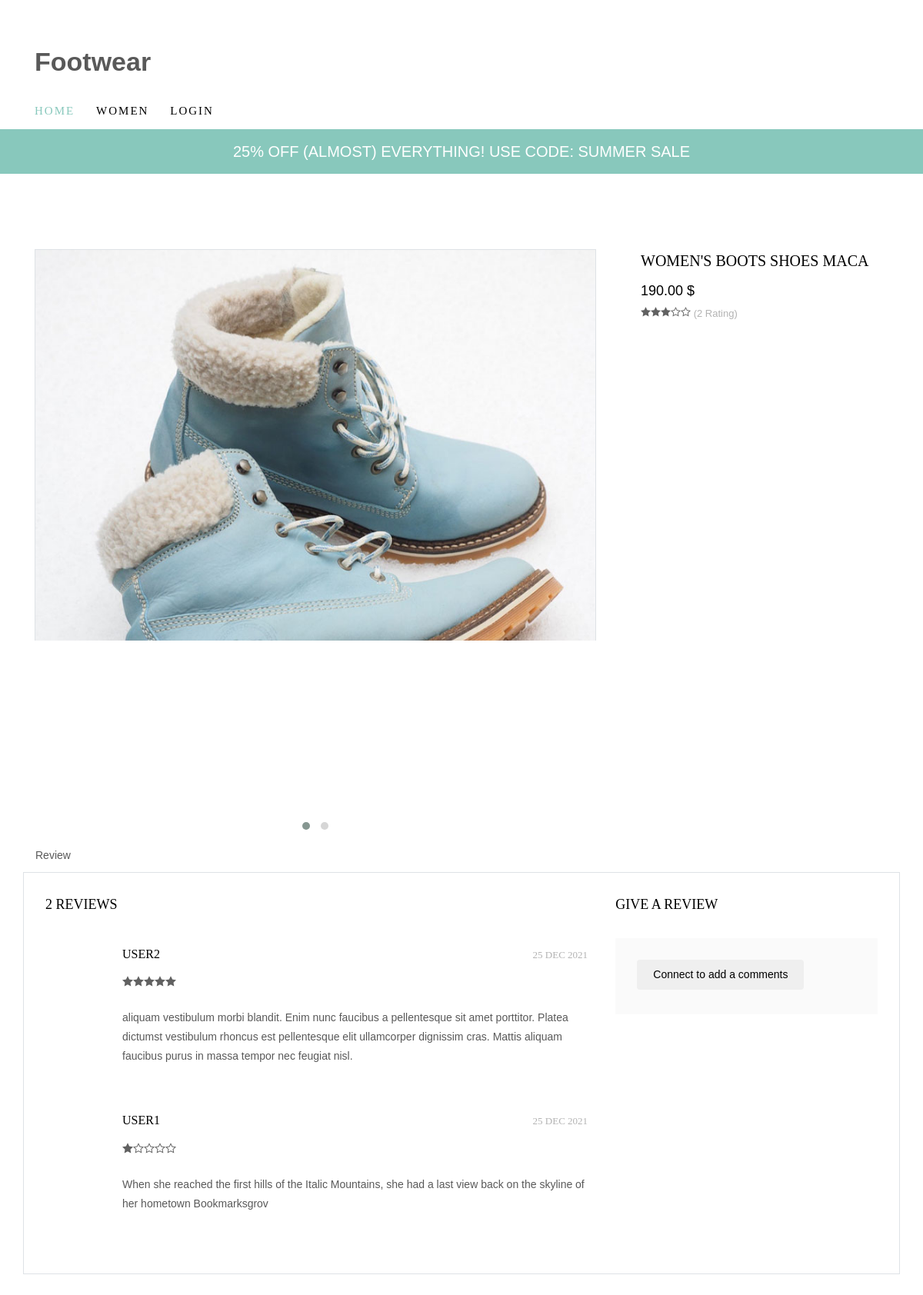
The page /products/show/1 on the database its author committed.
### tables this page shows
CREATE TABLE `product_img` (
  `id` int NOT NULL AUTO_INCREMENT COMMENT 'Primary Key',
  `id_product` int NOT NULL,
  `url_img` varchar(255) DEFAULT NULL,
  PRIMARY KEY (`id`),
  KEY `id_product` (`id_product`),
  CONSTRAINT `product_img_ibfk_1` FOREIGN KEY (`id_product`) REFERENCES `products` (`id`)
);

CREATE TABLE `products` (
  `id` int NOT NULL AUTO_INCREMENT COMMENT 'Primary Key',
  `titre` varchar(255) NOT NULL,
  `price` float(10,2) NOT NULL,
  `id_df_img` varchar(255) DEFAULT NULL,
  `content` text,
  `create_time` datetime DEFAULT NULL COMMENT 'Create Time',
  `update_time` datetime DEFAULT NULL COMMENT 'Update Time',
  PRIMARY KEY (`id`),
  KEY `id_df_img` (`id_df_img`)
);

CREATE TABLE `Comments` (
  `id_cmnts` int NOT NULL AUTO_INCREMENT,
  `id_user` int unsigned NOT NULL,
  `id_product` int NOT NULL,
  `comment` text NOT NULL,
  `starts` int NOT NULL,
  `created_at` datetime DEFAULT NULL,
  `update_at` datetime DEFAULT NULL,
  PRIMARY KEY (`id_cmnts`),
  KEY `id_user` (`id_user`),
  KEY `id_product` (`id_product`),
  CONSTRAINT `comments_ibfk_1` FOREIGN KEY (`id_user`) REFERENCES `users` (`id`) ON DELETE CASCADE,
  CONSTRAINT `comments_ibfk_2` FOREIGN KEY (`id_product`) REFERENCES `products` (`id`)
);

CREATE TABLE `users` (
  `id` int unsigned NOT NULL AUTO_INCREMENT,
  `username` varchar(255) NOT NULL,
  `password` varchar(255) NOT NULL,
  PRIMARY KEY (`id`)
);

### core/Controller/Controller.php (called while the page is built, shortened)
<?php
class Controller{
    protected $viewPath;
    public function render($view,$compact = []){
        extract($compact);
        $auth = $this->checkauth();
        require($view = $this->viewPath.$view.'.php');
    }
    public function checkauth(){
        $app = App::getInstance();
        $auth = new DBAuth($app->getDb());
        return $auth->verifier();
    }
}

### app/Controller/ProductsController.php (called while the page is built, shortened)
<?php
class ProductsController extends AppController{
    public function show($id = null){
        $product = $this->Product->find($id);
        $comments = $this->Comment->findwithuser($id);
        $countcomment = $this->Comment->count($id);
        $moyenrating = $this->Comment->moyenrating($id);
        $Productimgs = $this->Productimg->find($product->getId());
        $this->render('products/show',compact('product','Productimgs','comments','countcomment','user_comment','moyenrating'));
    }
}

### public/index.php (called while the page is built, shortened)
<?php
require ROOT . '/app/app.php';
$url = explode('/',substr($_SERVER['REQUEST_URI'], 1));
$action = !empty($url[1]) ? $url[1] : "index";
$id = !empty($url[2]) ? $url[2] : null;
$controller = new $controller();
$controller->$action($id);

### core/Model/Model.php (called while the page is built, shortened)
<?php
class Model
{
    protected $db;
    public function __construct(Database $db)
    {
        $this->db = $db;
    }
    public function query($statment, $params = null, $one = false)
    {
        if ($params) {
            return $this->db->prepare(
                $statment,
                $params,
                str_replace('Model', 'Entity', get_class($this)),
                $one
            );
        } else {
            return $this->db->query(
                $statment,
                str_replace('Model', 'Entity', get_class($this)),
                $one
            );
        }
    }
}

### core/Database/MysqlDatabase.php (called while the page is built, shortened)
<?php
class MysqlDatabase extends Database
{
    private $pdo;
    private function getPDO()
    {
        if ($this->pdo === null) {
            $pdo = new PDO('mysql:dbname=store;host=localhost', 'root', 'password');
            $pdo->setAttribute(PDO::ATTR_ERRMODE, PDO::ERRMODE_EXCEPTION);
            $this->pdo = $pdo;
        }
        return $this->pdo;
    }
    public function prepare($statment, $params, $class = null, $one = false)
    {
        $req = $this->getPDO()->prepare($statment);
        $res = $req->execute($params);
        if ($class === null) {
            $req->setFetchMode(PDO::FETCH_OBJ);
        } else {
            $req->setFetchMode(PDO::FETCH_CLASS, $class);
        }
        if ($one) {
            $data = $req->fetch();
        } else {
            $data = $req->fetchAll();
        }
        return $data;
    }
}

### app/Model/ProductModel.php (called while the page is built, shortened)
<?php
class ProductModel extends Model
{
    protected $table = "products";
    public function find($id)
    {
        return $this->query("SELECT *
        FROM $this->table
        where id = ?", [$id], true);
    }
}

### app/Autoloader.php (called while the page is built, shortened)
<?php
class Autoloader
{
    static function autoload($class)
    {
        if (strpos($class, __NAMESPACE__ . '\\') === 0) {
            $class = str_replace(__NAMESPACE__ . '\\', '', $class);
            $class = str_replace('\\', '/', $class);
        }
    }
}

### core/Autoloader.php (called while the page is built, shortened)
<?php
class Autoloader
{
    static function autoload($class)
    {
        if (strpos($class, __NAMESPACE__ . '\\') === 0) {
            $class = str_replace(__NAMESPACE__ . '\\', '', $class);
            $class = str_replace('\\', '/', $class);
        }
    }
}

### app/Entity/ProductEntity.php (called while the page is built, shortened)
<?php
class ProductEntity extends Entity
{
    private $id;
    private $titre;
    public function getTitre()
    {
        return $this->titre;
    }
    public function getId()
    {
        return $this->id;
    }
}

### app/Model/ProductimgModel.php (called while the page is built, shortened)
<?php
class ProductimgModel extends Model
{
    protected $table = "product_img";
    public function find($id)
    {
        return $this->query("SELECT *
        FROM $this->table
        where id_product = ?", [$id], false);
    }
}

### app/Entity/ProductimgEntity.php (called while the page is built, shortened)
<?php
class ProductimgEntity extends Entity
{
    private $url_img;
    public function getUrl_img()
    {
        return PATH.'/images//'.$this->url_img;
    }
}

### app/Model/CommentModel.php (called while the page is built, shortened)
<?php
class CommentModel extends Model
{
    protected $table = "comments";
    public function findwithuser($id)
    {
        return $this->query("SELECT comment,starts,created_at,username
        FROM comments,users
        where users.id=comments.id_user
        and id_product = ?
        order by created_at DESC", [$id]);
    }
    public function count($id)
    {
        return $this->query("SELECT COUNT(*) as countproduct from $this->table where id_product = ? ",[$id],true)->countproduct;
    }
    public function moyenrating($id)
    {
        return (int)$this->query("SELECT AVG(starts) as moyen FROM $this->table where id_product = ? ",[$id],true)->moyen;
    }
}

### app/Entity/CommentEntity.php (called while the page is built, shortened)
<?php
class CommentEntity extends Entity
{
    private $created_at;
    public function getCreated_at()
    {
        $date = strtotime($this->created_at);
        return date('d M Y',$date);
    }
}

### app/App.php (called while the page is built, shortened)
<?php
class App
{
    private $db_instance;
    private static $_instance;
    public static function getInstance()
    {
        if (is_null(self::$_instance)) {
            self::$_instance = new App();
        }
        return self::$_instance;
    }
    public static function load()
    {
        require ROOT . '/app/Autoloader.php';
        require ROOT . '/core/Autoloader.php';
    }
    public function getDb()
    {
        $config = Config::getInstance(ROOT . '/config/config.php');
        if (is_null($this->db_instance)) {
            $this->db_instance = new MysqlDatabase($config->get('db_name'), $config->get('db_user'), $config->get('db_pass'), $config->get('db_host'));
        }
        return $this->db_instance;
    }
}

### core/Config.php (called while the page is built, shortened)
<?php
class Config
{
    private $settings = [];
    private static $_instance;
    public function __construct($file)
    {
        $this->settings = require($file);
    }
    public static function getInstance($file)
    {
        if (is_null(self::$_instance)) {
            self::$_instance = new Config($file);
        }
        return self::$_instance;
    }
    public function get($key)
    {
        return $this->settings[$key];
    }
}

### config/Config.php (called while the page is built)
<?php
return array(
    "db_name" => "store",
    "db_user" => "root",
    "db_pass" => "password",
    "db_host" => "localhost"
);

### core/Auth/DBAuth.php (called while the page is built, shortened)
<?php
class DBAuth
{
    public function verifier()
    {
        return isset($_SESSION['auth']);
    }
}

### app/Views/products/show.php (the view)
<div class="row row-pb-lg product-detail-wrap">
    <div class="col-sm-8">
        <div class="owl-carousel">
            <?php foreach($Productimgs as $Productimg): ?>
                <div class="item">
                    <div class="product-entry border">
                        <a href="#" class="prod-img">
                            <img src="<?= $Productimg->getUrl_img(); ?>" class="img-fluid" alt="Free html5 bootstrap 4 template">
                        </a>
                    </div>
                </div>
            <?php endforeach; ?>
        </div>
    </div>
    <div class="col-sm-4">
        <div class="product-desc">
            <h3><?= $product->getTitre(); ?></h3>
            <p class="price">
                <span><?= $product->price; ?> $</span>
                <span class="rate">
                    <?php for ($i=0; $i < 5; $i++) {
                        $class = $moyenrating > $i ? "icon-star-full" : "icon-star-empty";
                        echo "<i class=".$class."></i>";
                    } ?>
                    (<?= $countcomment ?> Rating)
                </span>
            </p>
            </div>
</div>
<div class="row">
    <div class="col-sm-12">
        <div class="row">
            <div class="col-md-12 pills">
                <div class="bd-example bd-example-tabs">
                    <span class="nav-link" id="pills-review-tab">Review</span>
                    <div class="tab-pane border">
                        <div class="row">
                        <div class="col-md-8">
                            <h3 class="head"><?= $countcomment ?> Reviews</h3>
                            <?php foreach($comments as $comment): ?>
                            <div class="review">
                                <div class="desc">
                                    <h4>
                                        <span class="text-left"><?= $comment->username ?></span>
                                        <span class="text-right"><?= $comment->getCreated_at() ?></span>
                                    </h4>
                                    <p class="star">
                                        <span>
                                        <?php for ($i=0; $i < 5; $i++) {
                                            $class = $comment->starts > $i ? "icon-star-full" : "icon-star-empty";
                                            echo "<i class=".$class."></i>";
                                        } ?>
                                        </span>
                                    </p>
                                    <p><?= $comment->comment ?></p>
                                </div>
                            </div>
                            <?php endforeach; ?>
                        </div>
                        <div class="col-md-4">
                            <div class="rating-wrap">
                                <h3 class="head">Give a Review</h3>
                                <div class="wrap">
                            <?php if($auth): ?>
                                <?php if($user_comment): ?>
                                    <div>
                                        <div class="desc">
                                            <p>
                                                <h3>Your Comment</h3>
                                                <span class="text-right"><?= $user_comment->getCreated_at() ?></span>
                                            </p>
                                            <p class="star">
                                                <span>
                                                <?php for ($i=0; $i < 5; $i++) {
                                                    $class = $user_comment->starts > $i ? "icon-star-full" : "icon-star-empty";
                                                    echo "<i class=".$class."></i>";
                                                } ?>
                                                </span>
                                            </p>
                                            <p><?= $user_comment->comment ?></p>
                                        </div>
                                    </div>
                                <?php else: ?>
                                    <form action="" class="contact-form" method="POST">
                                        <span class="star-rating">
                                            <input type="radio" name="starts" value="1"><i></i>
                                            <input type="radio" name="starts" value="2"><i></i>
                                            <input type="radio" name="starts" value="3"><i></i>
                                            <input type="radio" name="starts" value="4"><i></i>
                                            <input type="radio" name="starts" value="5"><i></i>
                                        </span>
                                        <p class="star">
                                            <textarea name="comment" id="message" cols="30" rows="10" class="form-control" placeholder="Comments"></textarea>
                                        </p>
                                        <input type="hidden" name="id_user" value="<?= $_SESSION['auth']['id']; ?>">
                                        <input type="hidden" name="id_product" value="<?= $product->getId(); ?>">
                                        <p class="star">
                                            <input type="submit" value="Send Comment" class="btn btn-primary">
                                        </p>
                                    </form>
                                <?php endif; ?>
                            <?php else: ?>
                                <a href="<?= PATH.'/login'; ?>"><button class="btn btn_primary">Connect to add a comments</button></a>
                            <?php endif; ?>
                                </div>
                            </div>
                        </div>
                    </div>
                    </div>
                </div>
            </div>
        </div>
    </div>
</div>

### rows shown on the page
product_img: url_img (picture)
products: titre "WOMEN'S BOOTS SHOES MACA", price "190.00"
comments: id_user.username "USER2", created_at "25 DEC 2021", starts 5 (drawn), comment "aliquam vestibulum morbi blandit. Enim nunc faucibus a pellentesque sit amet porttitor. Platea dictumst vestibulum rhoncus est pellentesque elit ullamcorper dignissim cras. Mattis aliquam faucibus purus in massa tempor nec feugiat nisl."
comments: id_user.username "USER1", created_at "25 DEC 2021", starts 1 (drawn), comment "When she reached the first hills of the Italic Mountains, she had a last view back on the skyline of her hometown Bookmarksgrov"

### other values the page prints
$countcomment "2"
